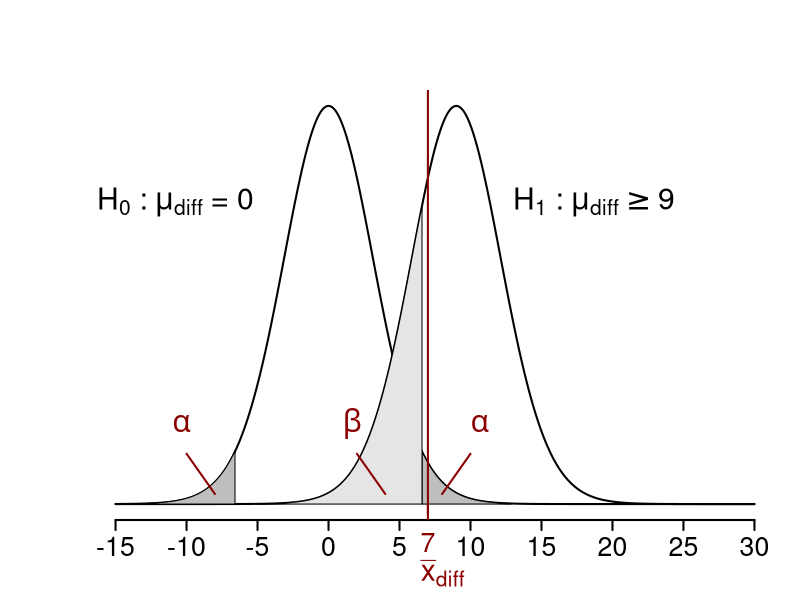

Reproduce this figure in R.
xbar.therapy <- 92
s.therapy <- 8.5
xbar.placebo <- 85
s.placebo <- 9.1
n <- 15
xdiff <- xbar.therapy - xbar.placebo
sdiff <- sqrt((s.therapy^2 + s.placebo^2)/2) * sqrt(2/n)
sdiff <- sqrt(s.therapy^2 + s.placebo^2)/sqrt(n)

muH0 <- 0
muH1 <- 8

t0 <- (xdiff - muH0)/sdiff
par(cex.main = 1.5, mar = c(4, 4.5, 4.5, 1), mgp = c(3.5, 1, 0), cex.lab = 1.5, 
    font.lab = 2, cex.axis = 1.8, bty = "n", las = 1)

x <- seq(-15, 30, by = 0.001)
y <- dt(x/sdiff, df = 28)
y3 <- dt((x - 9)/sdiff, df = 28)
plot(x, y, type = "l", axes = FALSE, xlab = NA, ylab = NA, xlim = c(-15, 30), 
    lwd = 2)
lines(x, y3, lwd = 2)
axis(side = 1, at = seq(-15, 30, by = 5), labels = seq(-15, 30, by = 5), cex.axis = 1.6, 
    lwd = 2)
axis(side = 1, at = 7, pos = 0, col = "red4", col.axis = "red4", lwd = 2, cex.axis = 1.6, 
    padj = 0.6)

# shade critical regions:
tcrit <- qt(0.975, df = 28)
cord.x <- c(tcrit, seq(tcrit, 4, 0.001), 4) * sdiff
cord.y <- c(0, dt(seq(tcrit, 4, 0.001), df = 28), 0)
polygon(cord.x, cord.y, col = "grey")
cord.x <- c(-4, seq(-4, -tcrit, 0.001), -tcrit) * sdiff
cord.y <- c(0, dt(seq(-4, -tcrit, 0.001), df = 24), 0)
polygon(cord.x, cord.y, col = "grey")

# shade type-II error region
xcrit <- tcrit * sdiff
cord.x <- c(-5, seq(-5, xcrit, 0.001), xcrit)
cord.y <- c(0, dt(((seq(-5, xcrit, 0.001) - 9)/sdiff), df = 28), 0)
polygon(cord.x, cord.y, col = "grey90")

# add lines and text:
abline(v = xdiff, col = "red4", lwd = 2)
text(-16.3, 0.3, expression(paste(H[0], " : ", mu[diff], " = 0", sep = "")), 
    adj = 0, cex = 1.8)
text(13, 0.3, expression(paste(H[1], " : ", mu[diff], "" >= 9, , sep = "")), 
    adj = 0, cex = 1.8)
text(10, 0.08, expression(paste(alpha)), adj = 0, col = "red4", cex = 1.8)
text(-11, 0.08, expression(paste(alpha)), adj = 0, col = "red4", cex = 1.8)
text(1, 0.08, expression(paste(beta)), adj = 0, col = "red4", cex = 1.8)
mtext(expression(bar(x)[diff]), side = 1, line = 2, at = 6.5, adj = 0, col = "red4", 
    cex = 1.8, padj = 0.4)
lines(c(10, 8), c(0.05, 0.01), col = "red4", lwd = 2)
lines(c(-10, -8), c(0.05, 0.01), col = "red4", lwd = 2)
lines(c(2, 4), c(0.05, 0.01), col = "red4", lwd = 2)